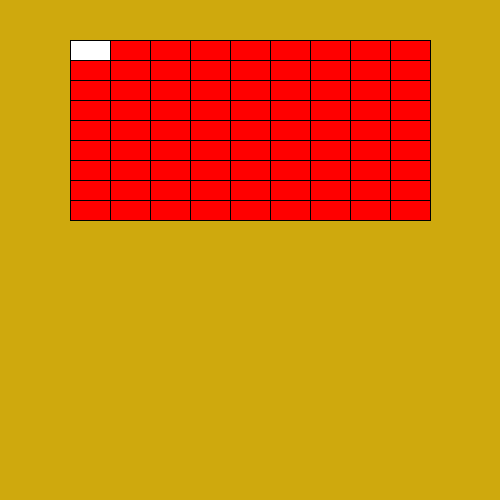
Frame 1 (no input)
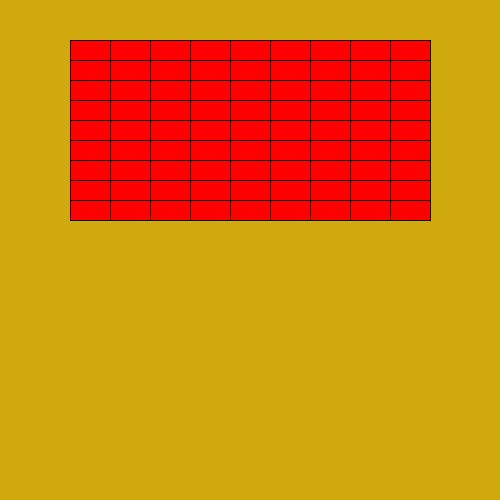
Frame 60 (the mouse pressed at the canvas centre just before this capture)
Frame 120 (the mouse held since frame 60 and released just before this capture): identical to frame 60, image omitted

The Processing sketch that drew these frames (run headless with seeded random() and noise(); from frame 60 on, the mouse is pressed at the canvas centre):

// Processing sketch: H09opd7
// ── H09opd7.pde
void setup(){
size(500,500);
}
void draw(){
background(207, 169, 13);

int xWaarde = 70;
int yWaarde = 40;

for(int i = 0; i <= 8; i++){
  for(int j = 0; j <= 8; j++){
    
    rect(xWaarde, yWaarde, 40,20);
  yWaarde += 20;
  
  if((i+j) % 2 == 0)

  
  {
    fill(255,0,0);
  }
  
}
yWaarde = 40;
xWaarde += 40;


}
}
